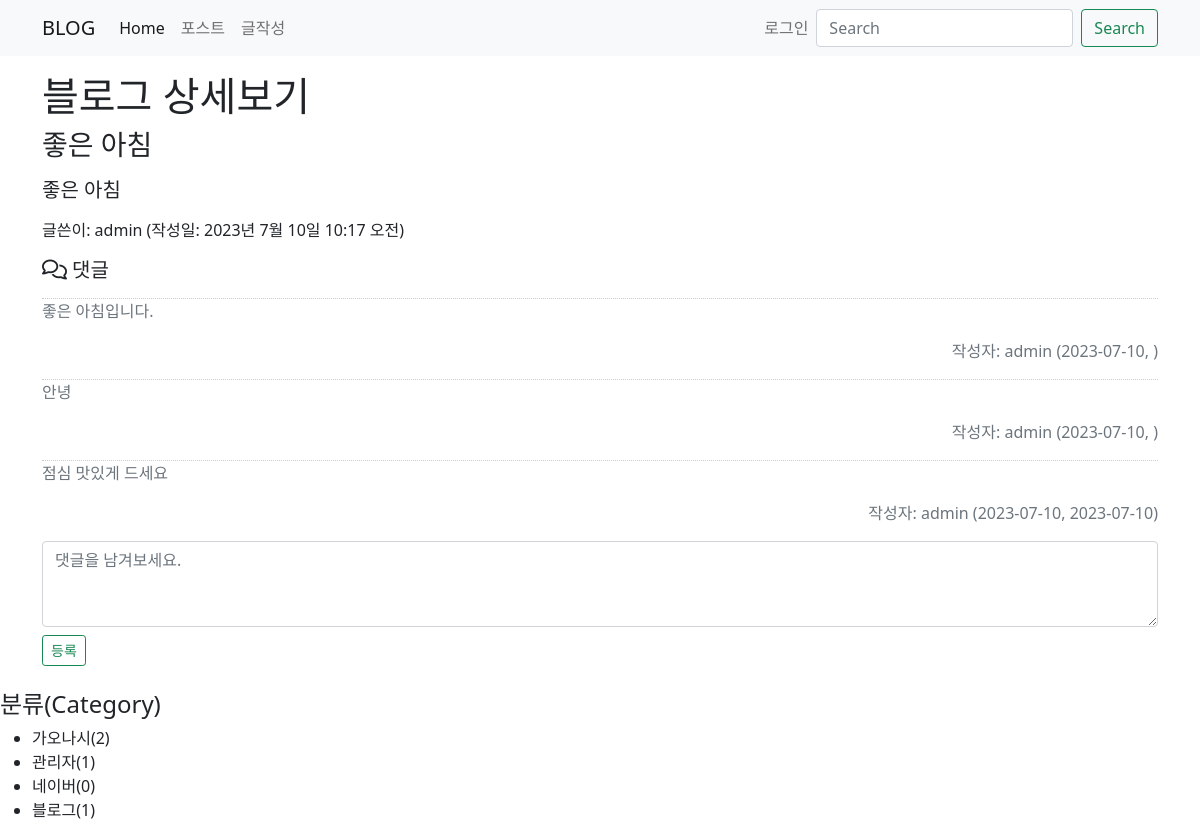
Page /blog/7/ on the committed database.
### blog/models.py (models this page shows, shortened)
class Post(models.Model):
    title = models.CharField(max_length=100)
    content = models.TextField()
    pub_date = models.DateTimeField()
    author = models.ForeignKey(User, on_delete=models.CASCADE)
    modify_date = models.DateTimeField(null=True, blank=True)
    photo = models.ImageField(upload_to='blog/images/%Y/%m/%d/', null=True, blank=True) # null허용, 파일 첨부하지 않을 때도 OK
    file = models.FileField(upload_to='blog/files/%Y/%m/%d/', null=True, blank=True)
    category = models.ForeignKey(Category, null=True, blank=True, on_delete=models.SET_NULL)    # category가 삭제되도 Post field는 삭제되지 않도록

class Comment(models.Model):
    content = models.TextField()
    pub_date = models.DateTimeField()
    modify_date = models.DateTimeField(null=True, blank=True)
    author = models.ForeignKey(User, on_delete=models.CASCADE)
    post = models.ForeignKey(Post, null=True, blank=True, on_delete=models.CASCADE)

class Category(models.Model):
    name = models.CharField(max_length=50, unique=True)
    slug = models.SlugField(max_length=200, unique=True,
                            allow_unicode=True)
    class Meta:
        ordering = ['name']  # 이름순 정렬
        verbose_name = 'categorys'
        verbose_name_plural = 'categories'

### blog/views.py (the view)
# urls.py: path('<int:post_id>/', views.detail, name='detail'),
def detail(request, post_id):
    post = Post.objects.get(id=post_id)
    categories = Category.objects.all()
    context = {'post':post, 'categories':categories}
    return render(request, 'blog/detail.html', context)

### templates/blog/detail.html (shortened to what this page needs)
{% extends 'base.html' %}
{% load static %}
{% block content %}
<section>
    <div class="container my-3">
        <h1>블로그 상세보기</h1>
        <h3>{{ post.title }}</h3>
        <h5 style="white-space: pre-line; line-height: 2em;">{{ post.content }}</h5>
        <p>
            글쓴이: {{ post.author }} (작성일: {{ post.pub_date }})
        </p>
        <div class="mt-3">
            <h5><i class="fa-regular fa-comments"> 댓글</i></h5>
            {% for comment in post.comment_set.all %}
            <div class="comment text-muted my-3">
                <span>{{ comment.content | linebreaks }}</span>
                <div class="text-end">
                    <span>작성자: {{ comment.author }} ({{ comment.pub_date | date:"Y-m-d" }}, {{ comment.modify_date | date:"Y-m-d" }})</span>
                </div>
            </div>
            {% endfor %}
            <form action="{% url 'blog:comment_create' post.id %}" method="post">
                <div class="form-group">
                    <textarea name="content" rows="3" placeholder="댓글을 남겨보세요." class="form-control"></textarea>
                    <button type="submit" class="btn btn-sm btn-outline-success my-2">등록</button>
                </div>
            </form>
        </div>
    </div>
</section>
<aside>
    <h4>분류(Category)</h4>
    <div>
        <ul>
            {% for category in categories %}
            <li>{{ category.name }}({{ category.post_set.count }})</li>
            {% endfor %}
        </ul>
    </div>
</aside>
{% endblock %}

### static/blog/css/style.css (style rules this page uses)
.comment { border-top: 1px dotted #ccc; }

### rows in the picture
Post: title "좋은 아침", content "좋은 아침", author "admin", pub_date "2023년 7월 10일 10:17 오전"
Comment: content "좋은 아침입니다.", author "admin", pub_date "2023-07-10"
Comment: content "안녕", author "admin", pub_date "2023-07-10"
Comment: content "점심 맛있게 드세요", author "admin", pub_date "2023-07-10", modify_date "2023-07-10"
Category: name "가오나시", post_set.count "2"
Category: name "관리자", post_set.count "1"
Category: name "네이버", post_set.count "0"
Category: name "블로그", post_set.count "1"
